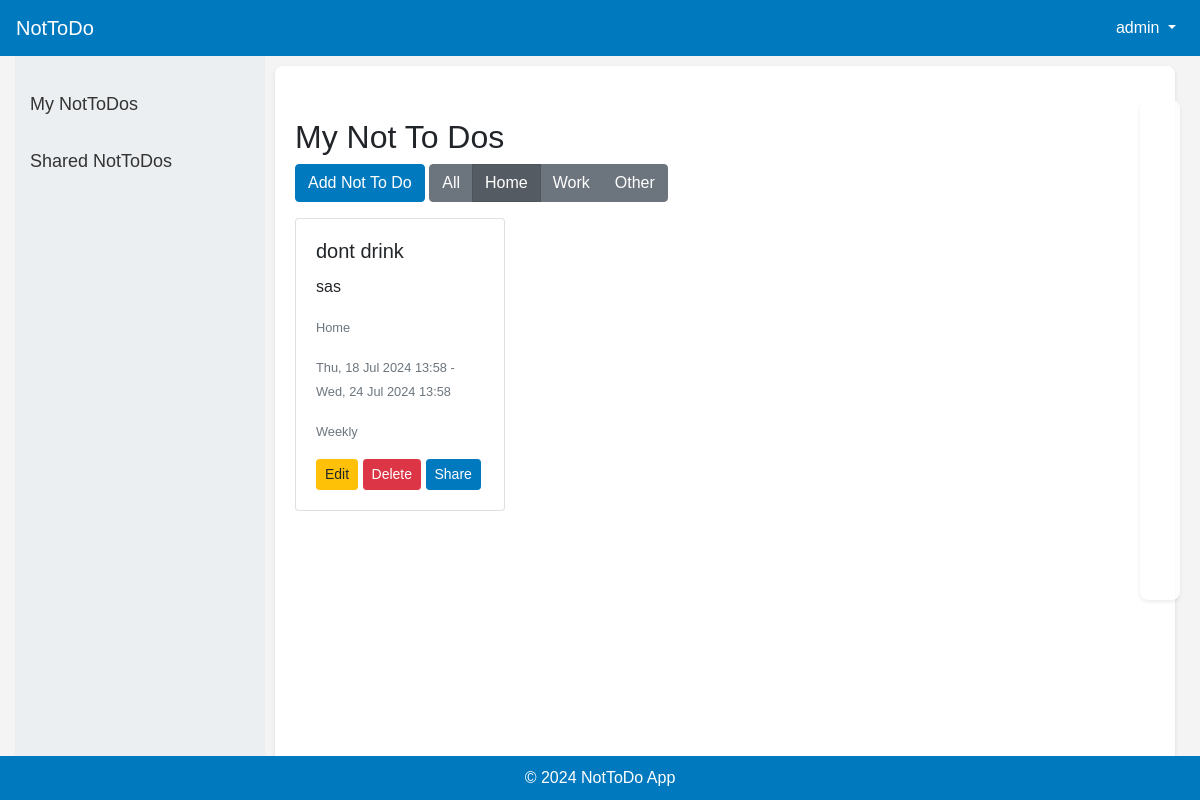
Before: /nottodos/?context=Home (signed in) with the older database file.
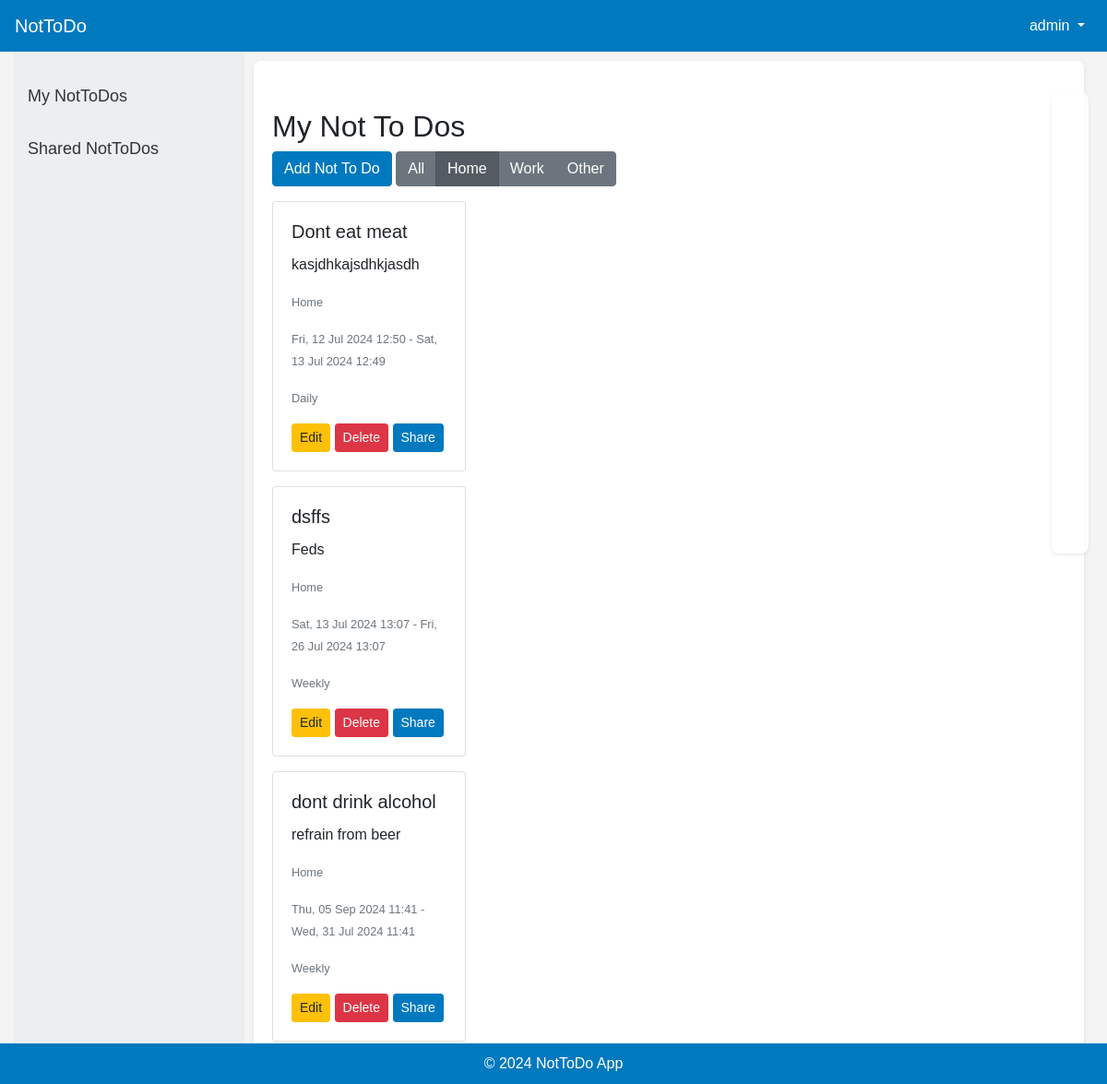
After: the same page with the newer database file.
### nottodo/models.py (models this page shows, shortened)
class NotToDo(models.Model):
    user = models.ForeignKey(User, on_delete=models.CASCADE)
    title = models.CharField(max_length=255)
    description = models.TextField(blank=True, null=True)
    context = models.CharField(max_length=50, choices=[('Home', 'Home'), ('Work', 'Work'), ('Other', 'Other')])
    scheduled_start_time = models.DateTimeField(blank=True, null=True)
    scheduled_end_time = models.DateTimeField(blank=True, null=True)
    repeat = models.CharField(max_length=50, choices=[('None', 'None'), ('Daily', 'Daily'), ('Weekly', 'Weekly'), ('Monthly', 'Monthly')], default='None')
    created_at = models.DateTimeField(default=timezone.now)
    updated_at = models.DateTimeField(auto_now=True)

### nottodo/views.py (the view)
# urls.py: path('nottodos/', views.list_nottodos, name='list_nottodos'),
@login_required
def list_nottodos(request):
    context_filter = request.GET.get('context', 'All')
    if context_filter == 'All':
        nottodos = NotToDo.objects.filter(user=request.user).order_by('scheduled_start_time')
    else:
        nottodos = NotToDo.objects.filter(user=request.user, context=context_filter).order_by('scheduled_start_time')
    return render(request, 'list_nottodos.html', {'nottodos': nottodos, 'context_filter': context_filter})

### nottodo/templates/list_nottodos.html (shortened to what this page needs)
{% extends 'base.html' %}
{% block content %}
<h2 class="mt-4">My Not To Dos</h2>
<a href="{% url 'add_nottodo' %}" class="btn btn-primary mb-3">Add Not To Do</a>
<div class="btn-group mb-3" role="group" aria-label="Filter by context">
  <a href="{% url 'list_nottodos' %}?context=All" class="btn btn-secondary {% if context_filter == 'All' %}active{% endif %}">All</a>
  <a href="{% url 'list_nottodos' %}?context=Home" class="btn btn-secondary {% if context_filter == 'Home' %}active{% endif %}">Home</a>
  <a href="{% url 'list_nottodos' %}?context=Work" class="btn btn-secondary {% if context_filter == 'Work' %}active{% endif %}">Work</a>
  <a href="{% url 'list_nottodos' %}?context=Other" class="btn btn-secondary {% if context_filter == 'Other' %}active{% endif %}">Other</a>
</div>
<div id="calendar" class="mb-4"></div>
<div class="card-list">
    {% for nottodo in nottodos %}
    <div class="card nottodo-card mb-3">
        <div class="card-body">
            <h5 class="card-title">{{ nottodo.title }}</h5>
            <p class="card-text">{{ nottodo.description }}</p>
            <p class="card-text"><small class="text-muted">{{ nottodo.context }}</small></p>
            <p class="card-text"><small class="text-muted">{{ nottodo.scheduled_start_time|date:"D, d M Y H:i" }} - {{ nottodo.scheduled_end_time|date:"D, d M Y H:i" }}</small></p>
            <p class="card-text"><small class="text-muted">{{ nottodo.get_repeat_display }}</small></p>
            <a href="{% url 'update_nottodo' nottodo.pk %}" class="btn btn-warning btn-sm">Edit</a>
            <a href="{% url 'delete_nottodo' nottodo.pk %}" class="btn btn-danger btn-sm">Delete</a>
            <a href="{% url 'share_nottodo' nottodo.pk %}" class="btn btn-primary btn-sm">Share</a>
        </div>
    </div>
    {% empty %}
    <p>No Not To Dos found.</p>
    {% endfor %}
</div>
{% endblock %}

Changed rows visible on the page:
removed NotToDo: title "dont drink", description "sas", context "Home", scheduled_start_time "Thu, 18 Jul 2024 13:58", scheduled_end_time "Wed, 24 Jul 2024 13:58", repeat "Weekly"
added NotToDo: title "Dont eat meat", description "kasjdhkajsdhkjasdh", context "Home", scheduled_start_time "Fri, 12 Jul 2024 12:50", scheduled_end_time "Sat, 13 Jul 2024 12:49", repeat "Daily"
added NotToDo: title "dsffs", description "Feds", context "Home", scheduled_start_time "Sat, 13 Jul 2024 13:07", scheduled_end_time "Fri, 26 Jul 2024 13:07", repeat "Weekly"
added NotToDo: title "dont drink alcohol", description "refrain from beer", context "Home", scheduled_start_time "Thu, 05 Sep 2024 11:41", scheduled_end_time "Wed, 31 Jul 2024 11:41", repeat "Weekly"
